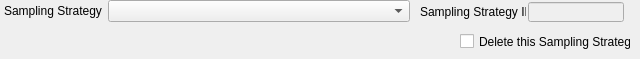
            <widget class="QWidget" name="page_30">
             <widget class="QWidget" name="layoutWidget_15">
              <property name="geometry">
               <rect>
                <x>4</x>
                <y>0</y>
                <width>406</width>
                <height>22</height>
               </rect>
              </property>
              <layout class="QHBoxLayout" name="horizontalLayout_45">
               <item>
                <widget class="QLabel" name="label_73">
                 <property name="sizePolicy">
                  <sizepolicy hsizetype="Fixed" vsizetype="Preferred">
                   <horstretch>0</horstretch>
                   <verstretch>0</verstretch>
                  </sizepolicy>
                 </property>
                 <property name="text">
                  <string>Sampling Strategy</string>
                 </property>
                </widget>
               </item>
               <item>
                <widget class="QComboBox" name="comboBox_311"/>
               </item>
              </layout>
             </widget>
             <widget class="QCheckBox" name="checkBox">
              <property name="geometry">
               <rect>
                <x>460</x>
                <y>33</y>
                <width>171</width>
                <height>17</height>
               </rect>
              </property>
              <property name="text">
               <string>Delete this Sampling Strategy?</string>
              </property>
             </widget>
             <widget class="QLabel" name="label_82">
              <property name="geometry">
               <rect>
                <x>420</x>
                <y>4</y>
                <width>106</width>
                <height>16</height>
               </rect>
              </property>
              <property name="text">
               <string>Sampling Strategy ID</string>
              </property>
             </widget>
             <widget class="QLineEdit" name="lineEdit_24">
              <property name="enabled">
               <bool>false</bool>
              </property>
              <property name="geometry">
               <rect>
                <x>528</x>
                <y>2</y>
                <width>96</width>
                <height>20</height>
               </rect>
              </property>
             </widget>
            </widget>
